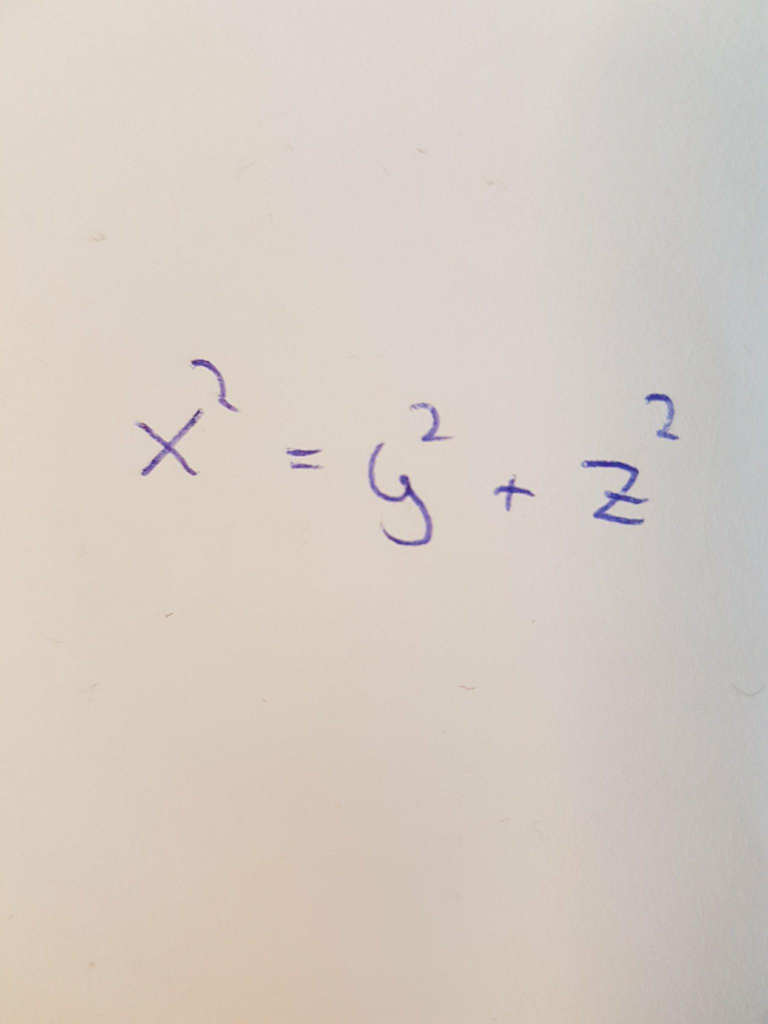
#> input picture OpenCV-test/pic.jpg, 1536 x 2048 px (shown at 1/2 size)
$ python -i split.py   (imports and definitions only)   (older library calls are emulated)
#> lines starting #> are read from the running program, lines starting #| are printed output that depends on the picture; after the words box and inside, x2 and y2 are one past the last pixel; in counts of white or black regions, pixels touching at a corner belong together
#> further down, picture is the input picture: shape (2048, 1536, 3); mean B, G, R 194.7, 203.3, 213.2
### OpenCV-test/Character.py
import cv2
import numpy as np

class Character:

	symbol = None #The symbol the neural network has identified

	def __init__(self,image,xPos,yPos,width,height):
		self.image = image #Image matrix to input to Neural Network
		self.xPos = xPos #x position of top left corner of bounding box in image
		self.yPos = yPos #y position of top left corner of bounding box in image
		self.width = width #width of bounding box
		self.height = height #height of bounding box

	# [4 lines left out: function show, not called in this run]


### OpenCV-test/split.py
import cv2
import numpy as np
import Character

#Takes one image and splits into individual components. Returns list of these images in binary.
def split(img):

	# threshold image
	ret, threshed_img = cv2.threshold(cv2.cvtColor(img, cv2.COLOR_BGR2GRAY), 160, 255, cv2.THRESH_BINARY_INV)
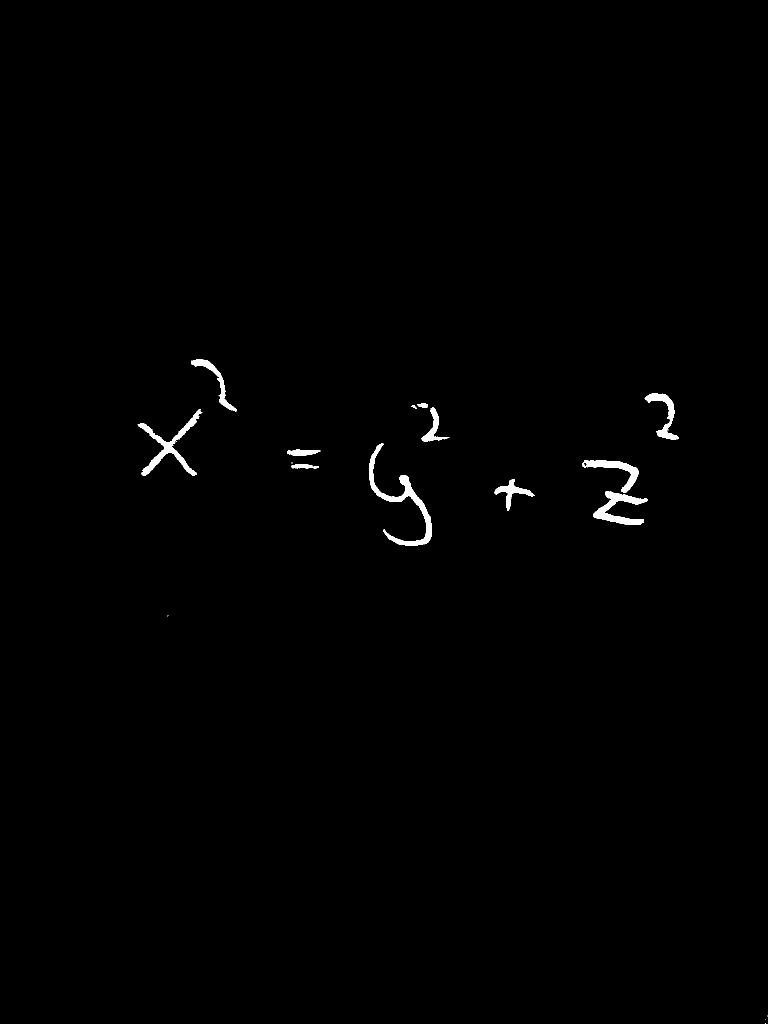
#> threshed_img: shape (2048, 1536) (shown at 1/2 size); 0.6% white; 19 white regions (7 under 20 px)

	# find contours and get the external one
	image, contours, hier = cv2.findContours(threshed_img, cv2.RETR_TREE,cv2.CHAIN_APPROX_SIMPLE)
#> contours = 26 contours, 13 with area under 20; largest, box (x1, y1, x2, y2) and area: (738, 887, 864, 1092) 3734, (275, 818, 405, 952) 2866, (1186, 983, 1296, 1050) 2505, (1164, 921, 1278, 986) 1878, (1289, 786, 1358, 880) 1617

	characters = []

	for c in contours:
		# get the bounding rect
		x, y, w, h = cv2.boundingRect(c)
		# split original image into new images containing each character
		if(h+w>25 and h+w<2000): #disregard tiny and huge components
			char = Character.Character(threshed_img[y:y+h,x:x+w], x, y, w, h)
			characters.append(char) #extract the relevant areas of the image
#> this loop made 26 passes
#> (x, y, w, h) on passes 5, 7, 8, 10, 12, 13, 16, 22, 24, 25, 26: (1186, 983, 110, 67), (989, 958, 80, 64), (583, 928, 54, 9), (1164, 921, 114, 65), (574, 899, 67, 13), (738, 887, 126, 205), (275, 818, 130, 134), (843, 814, 56, 69), (834, 806, 22, 10), (1289, 786, 69, 94), (382, 719, 92, 104)
#> (c, x, y, w, h) on passes 1, 3, 4, 6, 9, 14: ([[1530, 2047], [1531, 2047]], 1530, 2047, 2, 1), ([[1535, 2031], [1535, 2032]], 1535, 2031, 1, 2), ([[335, 1231], [334, 1232], [335, 1231], [336, 1231]], 334, 1231, 3, 2), ([[1216, 984], [1217, 983], [1218, 984], [1217, 985]], 1216, 983, 3, 3), ([[583, 925], [583, 926], [584, 926], [584, 925]], 583, 925, 2, 2), ([[1336, 859], [1336, 860]], 1336, 859, 1, 2)
#> after the loop, characters = 11 items
	return characters

>>> import cv2
>>> picture = cv2.imread('pic.jpg')
>>> result = split(picture)
#> result = 11 items
